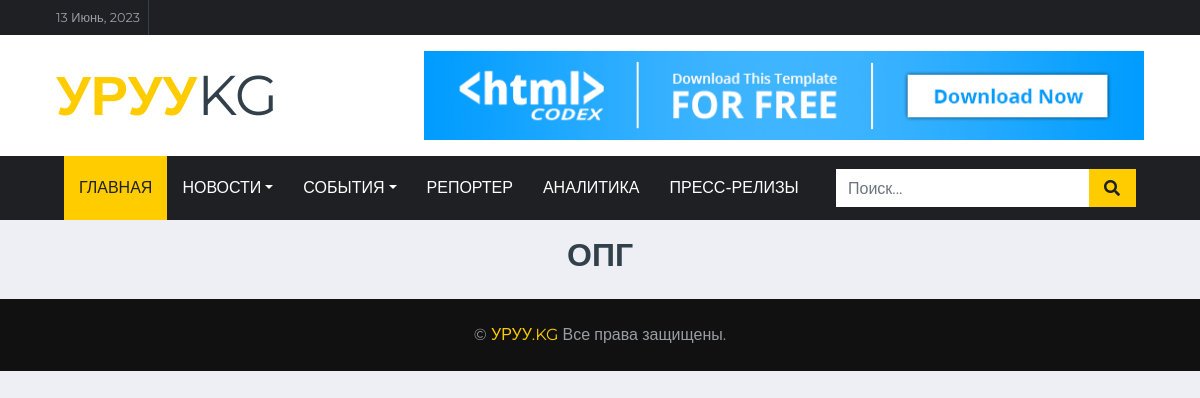
Before: /opg/all with the older database file.
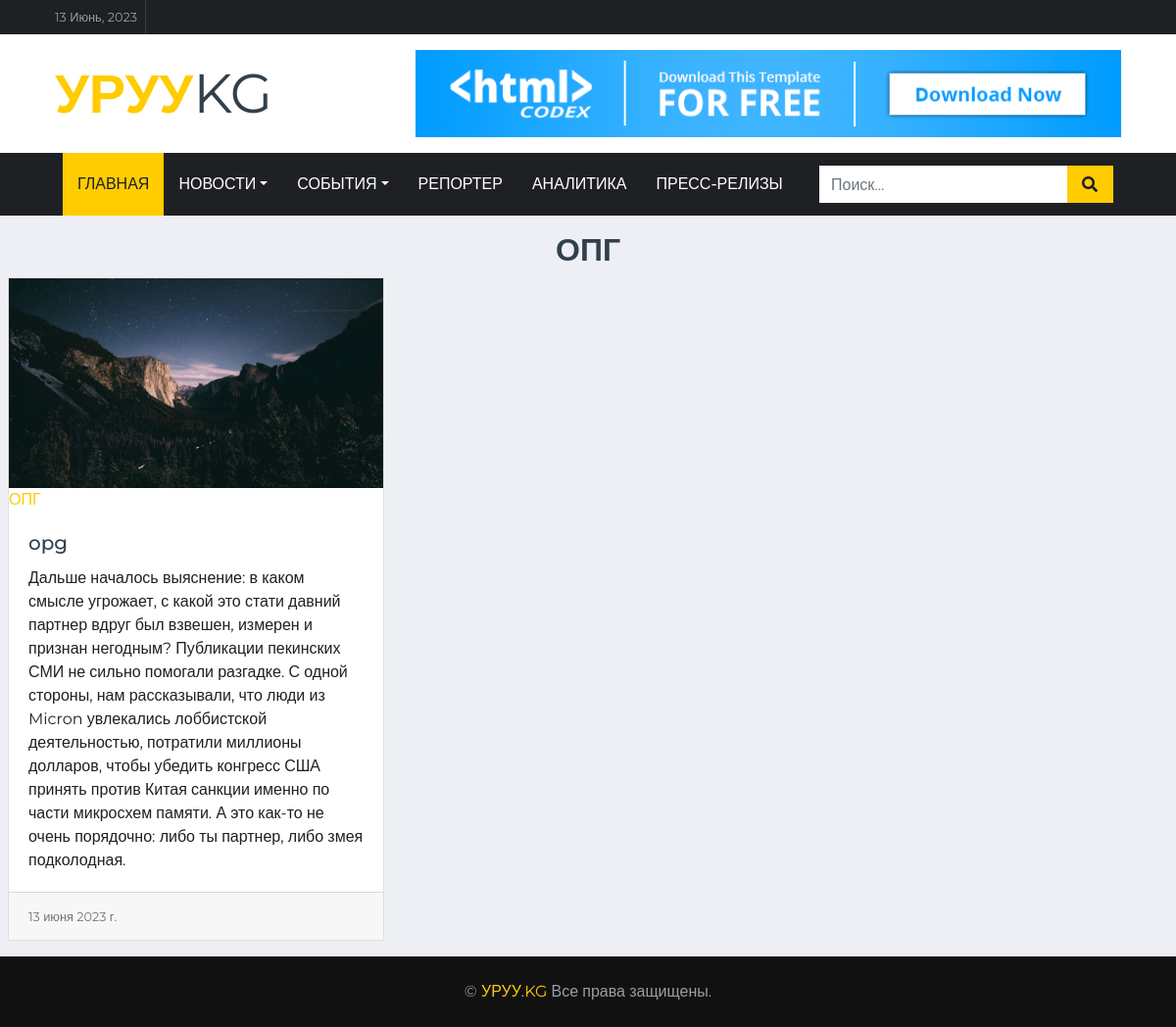
After: the same page with the newer database file.
### app/models.py (models this page shows, shortened)
class Post(models.Model, HitCountMixin):
    title = models.CharField(max_length=225)
    overview = RichTextField()
    category = models.ForeignKey("Category", on_delete=models.CASCADE, blank=True, null=True)
    created_date = models.DateField(auto_now_add=False)
    image = models.ImageField(upload_to='newsImage/', blank=True, null=True)
    description = models.TextField(default='')
    top_news = models.BooleanField(default=False)
    class Meta:
        ordering = ['-created_date']
        verbose_name = "Новости"
        verbose_name_plural = "Новости"

class Category(models.Model):
    title = models.CharField(max_length=200)
    class Meta:
        verbose_name = "Категория"
        verbose_name_plural = "Категория"

### app/views.py (the view)
# urls.py: path('opg/all', opg_list),
def opg_list(request):
    news = Post.objects.filter(category=6)
    return render(request, 'opg.html', {'news': news})

### app/templates/opg.html
{% extends 'base.html' %}
{% block page_content %}
{% load static %}
<div class="py-3 ml-2 mr-2 ">
<h2 class="text-center">ОПГ</h2>
<div class="row text-dark">
       {% for item in news %}
     <a href="/post/{{item.id}}">
      <div class="col-md-4">
          <div class="card-deck">
        <div class="card">
              <img src="{{ item.image.url }}" class="card-img-top" alt="...">
          <a href="#">{{ item.category.title }}</a>
            <div class="card-body">
                <a href="/post/{{item.id}}"><h5 class="card-title">{{ item.title }}</h5></a>
                <p class="card-text">{{ item.description }}</p>
            </div>
             <div class="card-footer">
                 <small class="text-muted">{{ item.created_date }}</small>
            </div>
        </div>
    </div>
      </div>
     </a>
{% endfor %}
</div>
</div>
     {% endblock %}

Changed rows visible on the page:
added Post: image (picture), category "ОПГ", title "opg", description "Дальше началось выяснение: в каком смысле угрожает, с какой это стати давний партнер вдруг был взвешен, измерен и признан негодным? Публикации пекинских СМИ не сильно помогали разгадке. С одной стороны, нам рассказывали, что люди из Micron увлекались лоббистской деятельностью, потратили миллионы долларов, чтобы убедить конгресс США принять против Китая санкции именно по части микросхем памяти. А это как-то не очень порядочно: либо ты партнер, либо змея подколодная.", created_date "13 июня 2023 г."
